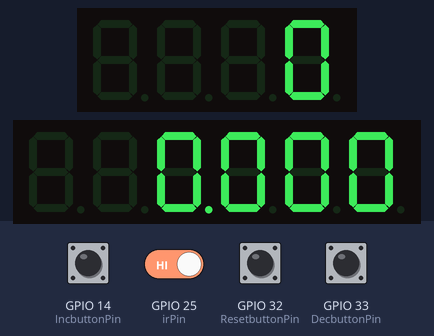
This sketch was run on a simulated ESP32. On the bench: 4-digit seven-segment display, 6-digit seven-segment display. Inputs (shaded band) come from the test bench; at power-on: GPIO 14 (IncbuttonPin), GPIO 25 (irPin), GPIO 32 (ResetbuttonPin), GPIO 33 (DecbuttonPin) HIGH. WiFi joins after 1.5 s; servers stay silent unless stated; what the sketch prints to the serial monitor is not drawn.

Above: at 2.7 s.
2.8 s: GPIO 33 (DecbuttonPin) pulled LOW for 0.15 s
At 4.1 s:
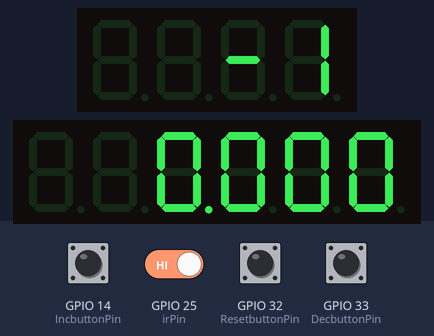
4.7 s: GPIO 33 (DecbuttonPin) pulled LOW for 1 s
At 5.7 s:
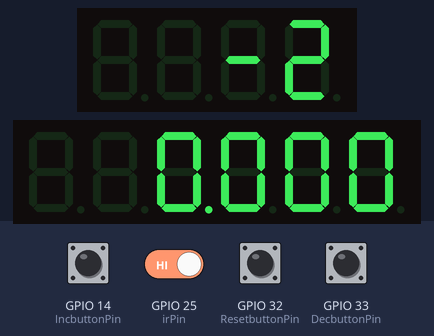
Timing chart, 0 to 7.7 s (numbered marks = the images above; inputs shaded):
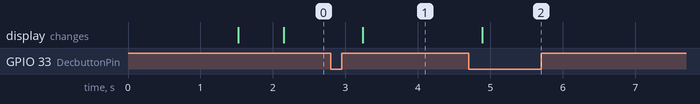

Measured:
- after the input at 2.8 s, the display: changes after 0.44 s (image 1)
- after the input at 4.7 s, the display: changes after 0.19 s (image 2)

The sketch:

14_Januari.ino
```cpp
#include <Arduino.h>
#include <WiFi.h> // this is the wifi setup library
#include <WebServer.h> // this is to startthe web server
#include <ArduinoJson.h>
const char EOPmarker = '=';  //This is the end of packet marker
char serialbuf[8];           //This gives
#include <EEPROM.h>
#include <TM1637TinyDisplay6.h> // library for the 6 digit scale diplay
#include <TM1637TinyDisplay.h> // library for the 4 digit counter display
#include <string.h>        // we'll need this for subString
#define MAX_STRING_LEN 20  // like 3 lines above, change as needed.
#define DIO1 22            // display 4 digit pin 22
#define CLK1 19            // display 4 digit pin 19
#define DIO2 27            //display 6 digit pin 27
#define CLK2 26            // diplay 6digit pin 26
#define RXp2 16             // Reciever pin from rs232 to ttl
#define TXp2 17             // transmiter pin from rs232 to ttl
#define debounce_delay 100  // sensor delay value
TM1637TinyDisplay display1(CLK1, DIO1); // display pin declearation 4 digit
TM1637TinyDisplay6 display2(CLK2, DIO2); // display pin decleatation 6 digit
int irPin = 25; // sensor pin
int count = 0; // sensor starting count
bool bPress = false; // button pressed status
const int IncbuttonPin = 14; // increase push button pin
const int DecbuttonPin = 33; // decrease pusuh button pin
const int ResetbuttonPin = 32;// reset button pin
boolean prev_state = true; // push buttons previous state
int current_number = 0; // count  starting number
int buttonPushCounter = 0;  // counter for the number of button presses

int IncbuttonState = 0;      // current state of the button
int lastIncbuttonState = 0;  // previous state of the button
int ResetbuttonState = 0;  // current state of the button
int lastResetbuttonstate = 0;// previous state of the button
int DecbuttonState = 0;  // current state of the button
int lastDecbuttonState = 0;// previous state of the button
unsigned int a; // Scale unsigned int for gramm digit
unsigned int b; // scale unsigned int for 10 gram digit
unsigned int c; //scale unsigned int for 100 gramm digit
unsigned int d; // scale unsigned int for 1kg digit
unsigned int e; // scale unsigned int for 10kg digit
int weight = 0; // inital display for weight
int counter = 0; // initial display for scale

unsigned long lastDisplayUpdate, lastIRUpdate, lastDecreaseUpdate, lastIncreaseUpdate; //  displayscreen update

// sub string initiallizer for the scale reading
char *subStr(char *input_string, char *separator, int segment_number) {
  char *act, *sub, *ptr;
  static char copy[MAX_STRING_LEN];
  int i;
  strcpy(copy, input_string);
  for (i = 1, act = copy; i <= segment_number; i++, act = NULL) {
    sub = strtok_r(act, separator, &ptr);
    if (sub == NULL) break;
  }
  return sub;
}

const char *SSID = "Bisma 123"; // wifi name
const char *PWD = "KeripikKentang";// wifi password

WebServer server(80); // web server slot


StaticJsonDocument<250> jsonDocument; // json character buffer
char buffer[250];// number of json character buffer


// setup for HTTP routing
void setup_routing() {
  server.on("/weight", getScale);
  server.on("/counter", getCounter);
  server.on("/data", getData);

  server.begin();
}
// setup for JSON within the server
void create_json(char *tag, float value, char *unit) {
  jsonDocument.clear();
  jsonDocument["type"] = tag;
  jsonDocument["value"] = value;
  jsonDocument["unit"] = unit;
  serializeJson(jsonDocument, buffer);
}
//setup to add json object within the server
void add_json_object(char *tag, float value, char *unit) {
  JsonObject obj = jsonDocument.createNestedObject();
  obj["type"] = tag;
  obj["value"] = value;
  obj["unit"] = unit;
}
// pulling data to be sent to the Server
void read_sensor_data(void *parameter) {

  for (;;) {
    weight = (d * 1000) + (e * 1000) + (c * 100) + (b * 10) + a;
    // read serial data loop
    count;
    vTaskDelay(1000 / portTICK_PERIOD_MS);  // delay untuk baca data
  }
}

// server scale reading
void getScale() {
  Serial.println("Get weight");
  create_json("weight", weight, "gr");
  server.send(200, "application/json", buffer);
}
// server counter reading
void getCounter() {
  Serial.println("Get counter");
  create_json("counter", count, "pcs");
  server.send(200, "application/json", buffer);
}


// server or all data reading
void getData() {
  Serial.println("Get All Data");
  jsonDocument.clear();
  add_json_object("weight",  weight , "gr");
  add_json_object("counter", count, "pcs");
  serializeJson(jsonDocument, buffer);
  server.send(200, "application/json", buffer);
}


void setup() {
  Serial.begin(115200); // starting serial monitor for trouble shooting
// connecting to wifi
  WiFi.begin(SSID, PWD);
  while (WiFi.status() != WL_CONNECTED) {
    Serial.print(".");
    delay(500);
  }

  WiFi.softAP(SSID, PWD);
  Serial.print("Connected! IP Address: ");
  Serial.println(WiFi.localIP());

  //delay(2000);

  Serial2.begin(1200, SERIAL_8N1, RXp2, TXp2);  //  starting the serial port for rs232
  display1.setBrightness(BRIGHT_HIGH); // initial display starting (brightness)
  display2.setBrightness(BRIGHT_HIGH);// initial display starting (brightness)
  display1.clear();// initial display
  display2.clear();// initial display
  pinMode(irPin, INPUT); // ir sensor pin mode
  pinMode(IncbuttonPin, INPUT_PULLUP);// increase button pin mode
  pinMode(DecbuttonPin, INPUT_PULLUP);// decrease button pin mode
  pinMode(ResetbuttonPin, INPUT_PULLUP);// reset button pin mode
  Serial.print("Connecting to Wi-Fi");

  //setup_task();
  setup_routing();// starting the server
  lastDisplayUpdate = millis(); // display update delay decleration
  lastIRUpdate = millis();// infrared sensor debounce delay initallizer
  lastIncreaseUpdate = millis();// button delay
  lastDecreaseUpdate = millis();// button delay
}

void loop() {
  server.handleClient(); // server handle
  IRcounter(); // callin counter program
  checkAllButton(); // calling button program
  readSerialC(); // calling scale reading program

// display update and delay
  if ((millis() - lastDisplayUpdate) >= 500) {
    display2.showNumber((float)weight / 1000.000, 3);
    display1.showNumberDec(count, true);
    lastDisplayUpdate = millis();
  }
}
// this void is the program to read the scale data send via rs232
void readSerialC() {               // 3 spaces 1 dots between values
  if (Serial2.available() > 0) {   //makes sure something is ready to be read
    static int bufpos = 0;         //starts the buffer back at the first position in the incoming serial.read
    char inchar = Serial2.read();  //assigns one byte (as serial.read()'s only input one byte at a time
    if (inchar != EOPmarker) {     //if the incoming character is not the byte that is the incoming package ender
      serialbuf[bufpos] = inchar;  //the buffer position in the array get assigned to the current read
      bufpos++;                    //once that has happend the buffer advances, doing this over and over again until the end of package marker is read.
    } else {                       //once the end of package marker has been read
      serialbuf[bufpos] = '\0';    //restart the buff// end of string
      bufpos = 0;                  //restart the position of the buff


      int p = atoi(subStr(serialbuf, "", 1)); // extract 1gram
      //millis();
      int x = atoi(subStr(serialbuf, "", 1)); //extract 10 gram
      //millis();
      int y = atoi(subStr(serialbuf, "", 1)); // extract 100 gramm
      //millis();
      int z = atoi(subStr(serialbuf, ".", 2)); // extract 1kg & // extratct 10 kg
      a = (p % 1000 / 100); // The modulus is use to do the error or known as check digit algorithm
      b = (x % 100 / 10); // A check digit algorithm calculates a check digit
      c = (y % 10);      // based on an original character string
      d = (z % 100);  // If the recalculated character string contains the correct check digit,
      e = (z / 100); // the data is error-free and may be used
      //if the character string that does not include the correct check digit indicates a transfer error,
      //which signals that data must be re-entered and/or reverified
      weight = (d * 1000) + (e * 1000) + (c * 100) + (b * 10) + a;  // this is to make the array from the character
      // Serial.print(a);
      //Serial.print(b);
      //Serial.println(c);
      //Serial.println(d);
      // Serial.println(e);
      //Serial.println(z);
      //Serial.println(serialbuf);
    }
  }
}

void IRcounter() {
  bool state = digitalRead(irPin);

  if (state != prev_state) {
    if (state) {
      if ((millis() - lastIRUpdate) >= 500) {
        count++;
        lastIRUpdate = millis();
      }
    }
    prev_state = state;
  }
}
//
void checkAllButton() {
  IncbuttonState = digitalRead(IncbuttonPin);
  if (IncbuttonState != lastIncbuttonState) {
    if (!IncbuttonState) {
      if ((millis() - lastIncreaseUpdate) >= 300) {
        count++;
        lastIncreaseUpdate = millis();
      }
    }
    lastIncbuttonState = IncbuttonState;
  }

  DecbuttonState = digitalRead(DecbuttonPin);
  if (DecbuttonState != lastDecbuttonState) {
    if (!DecbuttonState) {
      if ((millis() - lastDecreaseUpdate) >= 300) {
        count--;
        lastDecreaseUpdate = millis();
      }
    }
    lastDecbuttonState = DecbuttonState;
  }

  ResetbuttonState = digitalRead(ResetbuttonPin);
  //checkIncButtonPress();
  //checkDecButtonPress();
  ResetButtonPress();
  if (bPress) {
    bPress = false;
    //delay(50);
  }
}


void checkIncButtonPress() {
  // compare the IncbuttonState to its previous state
  if (IncbuttonState != lastIncbuttonState) {
    // if the state has changed, increment the counter
    if (IncbuttonState == HIGH) {
      // if the current state is HIGH then the button went from off to on:
      //  bPress = true;
      count++;
      if (buttonPushCounter > 9999) buttonPushCounter = 0;
      Serial.println("on");

    } else {
      // if the current state is LOW then the button went from on to off:
      Serial.println("off");
    }
    // Delay a little bit to avoid bouncing
    //delay(10);
  }
  // save the current state as the last state, for next time through the loop
  lastIncbuttonState = IncbuttonState;
}
void checkDecButtonPress() {
  // compare the IncbuttonState to its previous state
  if (DecbuttonState != lastDecbuttonState) {
    // if the state has changed, increment the counter
    if (DecbuttonState == LOW) {
      // if the current state is HIGH then the button went from off to on:
      bPress = true;
      count--;
      if (count < 0) count = 9999;
      Serial.println("on");

    } else {
      // if the current state is LOW then the button went from on to off:
      //  Serial.println("off");
    }
    // Delay a little bit to avoid bouncing
    //delay(10);
  }
  // save the current state as the last state, for next time through the loop
  lastDecbuttonState = DecbuttonState;
}
void ResetButtonPress() {
  if (ResetbuttonState != lastResetbuttonstate) {
    bPress = true;
    if (count >= 1) {
      count = 0;
    }
    //delay(10);
  }
  lastResetbuttonstate = ResetbuttonState;
}
```
